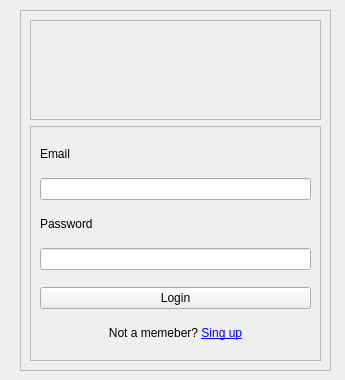
<?xml version="1.0" encoding="UTF-8"?>
<ui version="4.0">
 <class>Form</class>
 <widget class="QWidget" name="Form">
  <property name="geometry">
   <rect>
    <x>0</x>
    <y>0</y>
    <width>345</width>
    <height>380</height>
   </rect>
  </property>
  <property name="minimumSize">
   <size>
    <width>345</width>
    <height>380</height>
   </size>
  </property>
  <property name="maximumSize">
   <size>
    <width>345</width>
    <height>380</height>
   </size>
  </property>
  <property name="windowTitle">
   <string>Form</string>
  </property>
  <widget class="QFrame" name="frame_2">
   <property name="geometry">
    <rect>
     <x>20</x>
     <y>10</y>
     <width>311</width>
     <height>361</height>
    </rect>
   </property>
   <property name="frameShape">
    <enum>QFrame::Shape::StyledPanel</enum>
   </property>
   <property name="frameShadow">
    <enum>QFrame::Shadow::Raised</enum>
   </property>
   <layout class="QGridLayout" name="gridLayout_2">
    <item row="0" column="0">
     <widget class="QFrame" name="frame_3">
      <property name="maximumSize">
       <size>
        <width>16777215</width>
        <height>100</height>
       </size>
      </property>
      <property name="frameShape">
       <enum>QFrame::Shape::StyledPanel</enum>
      </property>
      <property name="frameShadow">
       <enum>QFrame::Shadow::Raised</enum>
      </property>
      <layout class="QHBoxLayout" name="horizontalLayout">
       <item>
        <spacer name="horizontalSpacer">
         <property name="orientation">
          <enum>Qt::Orientation::Horizontal</enum>
         </property>
         <property name="sizeHint" stdset="0">
          <size>
           <width>89</width>
           <height>20</height>
          </size>
         </property>
        </spacer>
       </item>
       <item>
        <widget class="QLabel" name="label">
         <property name="maximumSize">
          <size>
           <width>75</width>
           <height>75</height>
          </size>
         </property>
         <property name="text">
          <string/>
         </property>
         <property name="pixmap">
          <pixmap>../img/logoLogin.png</pixmap>
         </property>
         <property name="scaledContents">
          <bool>true</bool>
         </property>
        </widget>
       </item>
       <item>
        <spacer name="horizontalSpacer_2">
         <property name="orientation">
          <enum>Qt::Orientation::Horizontal</enum>
         </property>
         <property name="sizeHint" stdset="0">
          <size>
           <width>89</width>
           <height>20</height>
          </size>
         </property>
        </spacer>
       </item>
      </layout>
     </widget>
    </item>
    <item row="1" column="0">
     <widget class="QFrame" name="frame">
      <property name="frameShape">
       <enum>QFrame::Shape::StyledPanel</enum>
      </property>
      <property name="frameShadow">
       <enum>QFrame::Shadow::Raised</enum>
      </property>
      <layout class="QGridLayout" name="gridLayout">
       <item row="3" column="0">
        <widget class="QLineEdit" name="lineEdit_password">
         <property name="echoMode">
          <enum>QLineEdit::EchoMode::Password</enum>
         </property>
         <property name="placeholderText">
          <string/>
         </property>
        </widget>
       </item>
       <item row="5" column="0">
        <widget class="QLabel" name="label_singup">
         <property name="sizePolicy">
          <sizepolicy hsizetype="Preferred" vsizetype="Fixed">
           <horstretch>0</horstretch>
           <verstretch>0</verstretch>
          </sizepolicy>
         </property>
         <property name="text">
          <string>Not a memeber? &lt;a href=&quot;#&quot;&gt; Sing up&lt;/a&gt;</string>
         </property>
         <property name="alignment">
          <set>Qt::AlignmentFlag::AlignCenter</set>
         </property>
        </widget>
       </item>
       <item row="1" column="0">
        <widget class="QLineEdit" name="lineEdit_username">
         <property name="placeholderText">
          <string/>
         </property>
        </widget>
       </item>
       <item row="2" column="0">
        <widget class="QLabel" name="label_password">
         <property name="sizePolicy">
          <sizepolicy hsizetype="Preferred" vsizetype="Fixed">
           <horstretch>0</horstretch>
           <verstretch>0</verstretch>
          </sizepolicy>
         </property>
         <property name="text">
          <string>Password</string>
         </property>
        </widget>
       </item>
       <item row="0" column="0">
        <widget class="QLabel" name="label_username">
         <property name="sizePolicy">
          <sizepolicy hsizetype="Preferred" vsizetype="Fixed">
           <horstretch>0</horstretch>
           <verstretch>0</verstretch>
          </sizepolicy>
         </property>
         <property name="text">
          <string>Email</string>
         </property>
        </widget>
       </item>
       <item row="4" column="0">
        <widget class="QPushButton" name="btn_login">
         <property name="text">
          <string>Login</string>
         </property>
        </widget>
       </item>
      </layout>
     </widget>
    </item>
   </layout>
  </widget>
 </widget>
 <resources/>
 <connections/>
</ui>
